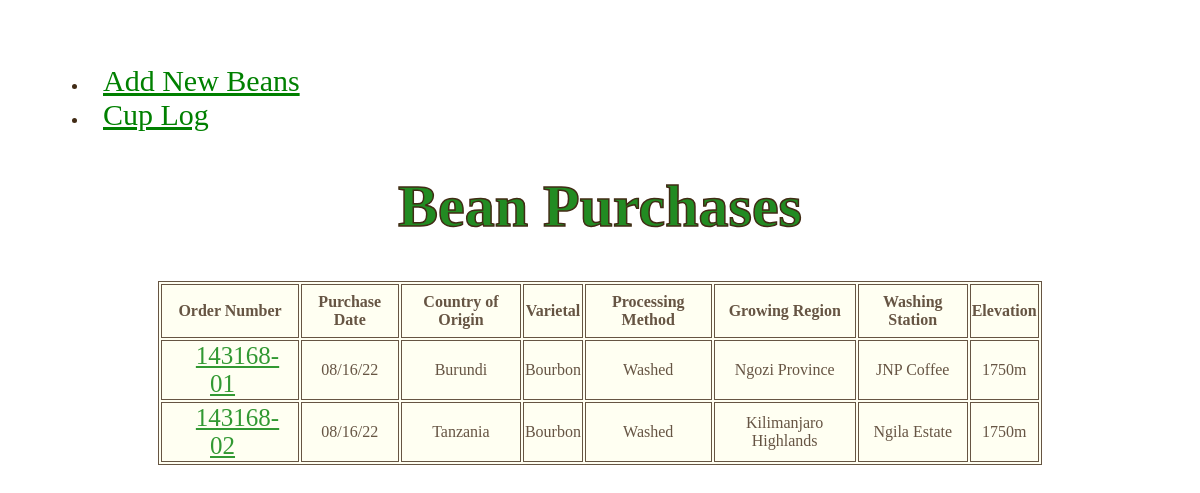
The app's page /beans/list/ with its own data.
### beans/models.py (models this page shows, shortened)
class Bean (models.Model):
    order_number= models.CharField(max_length=20, unique=True, null=False, blank=False)
    purchase_date = models.CharField(max_length=25)
    country = models.CharField(
        max_length = 50,
        choices = COUNTRY_CHOICES,
        default = '1'
        )
    varietal = models.CharField(
        max_length = 20,
        choices = VARIETAL_CHOICES,
        default = '1'
        )
    process = models.CharField(
        max_length = 15,
        choices = PROCESSING_CHOICES,
        default = '1'
        )
    growing_region = models.CharField(max_length=25)
    washing_station = models.CharField(max_length=25)
    elevation = models.CharField(max_length=25)
    notes = models.TextField()

### beans/views.py (the view)
# urls.py: path("list/", BeanListView.as_view(), name="list_beans"),
class BeanListView(ListView):
    model = Bean
    template_name = "beans/list.html"
    context_object_name = "beans_list"

### beans/templates/beans/list.html (shortened to what this page needs)
{% load static %}
<!DOCTYPE html>
<html lang="en">
    <head>
        <link rel="stylesheet" href="{% static 'css/app.css' %}">
    </head>
    <header>
        <nav>
            <ul>
                <li>
                    <a class="beanbutton" href="{% url 'create_bean' %}">Add New Beans</a>
                </li>
                <li>
                    <a class="beanbutton" href="{% url 'list_cups' %}">Cup Log</a>
                </li>
            </ul>
        </nav>
    </header>
    <body class ="body2">
         <main>
            <div>
                <h1>Bean Purchases</h1>
                <p>
                    <table>
                        <thead>
                            <th>Order Number</th>
                            <th>Purchase Date</th>
                            <th>Country of Origin</th>
                            <th>Varietal</th>
                            <th>Processing Method</th>
                            <th>Growing Region</th>
                            <th>Washing Station</th>
                            <th>Elevation</th>
                        </thead>
                        <tbody>
                            {% for bean in beans_list %}
                            <tr>
                                    <td><a class="detailbutton" href="{% url "show_bean" bean.pk %}">{{ bean.order_number }}</a></td>
                                    <td>{{ bean.purchase_date }}</td>
                                    <td>{{ bean.country }}</td>
                                    <td>{{ bean.varietal }}</td>
                                    <td>{{ bean.process }}</td>
                                    <td>{{ bean.growing_region }}</td>
                                    <td>{{ bean.washing_station }}</td>
                                    <td>{{ bean.elevation}}</td>
                            </tr>
                            {% endfor %}
                        </tbody>
                    </table>
                </div>
            </main>
        </body>
    </html>

### cups/static/css/app.css (style rules this page uses)
body { color: #412B15; background-image: url('https://images.pexels.com/photos/5480759/pexels-photo-5480759.jpeg?auto=compress&cs=tinysrgb&w=1600'); background-size: cover; background-repeat: no-repeat; padding: 40px; font-family: Georgia, 'Times New Roman', Times, serif; text-align: right; }
.body2 { background-image: url("https://burmancoffee.com/wp-content/uploads/2022/07/cigano3-1024x683.jpg"); }
h1 { font-size: 60px; text-align: center; color: forestgreen; font-weight: bold; -webkit-text-stroke-width: 1.5px; -webkit-text-stroke-color: #412B15 }
table { table-layout: center; background-color: ivory; opacity: 80%; color: #412B15; text-align: center; width: 80%; margin-left: 10%; margin-right: 10%; font-family:Georgia, 'Times New Roman', Times, serif; }
th { color: #412B15; height: 50px; }
table, td, th { border: 1px solid; }
.beanbutton { width: 300px; padding: 15px; transition-duration: 0.4s; border-radius: 10px; color: green; font-size: 30px; }
.detailbutton { width: 300px; padding: 15px; transition-duration: 0.4s; }
a { color: green; font-size: 25px; }
header { text-align: left; }

### records on screen
Bean: order_number "143168-01", purchase_date "08/16/22", country "Burundi", varietal "Bourbon", process "Washed", growing_region "Ngozi Province", washing_station "JNP Coffee", elevation "1750m"
Bean: order_number "143168-02", purchase_date "08/16/22", country "Tanzania", varietal "Bourbon", process "Washed", growing_region "Kilimanjaro Highlands", washing_station "Ngila Estate", elevation "1750m"
